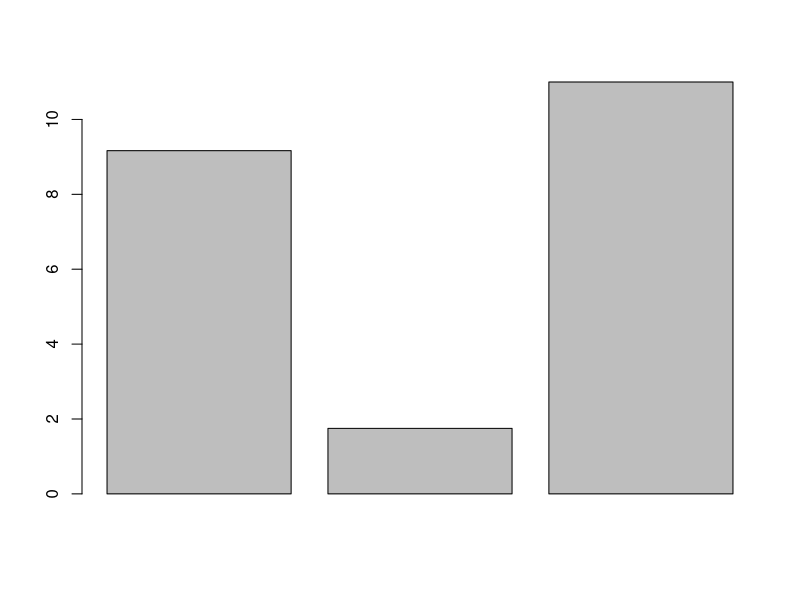
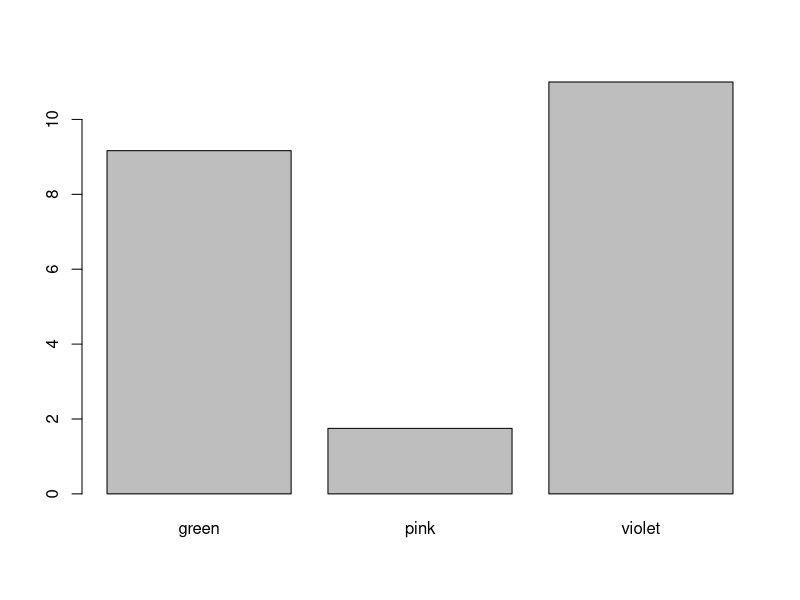
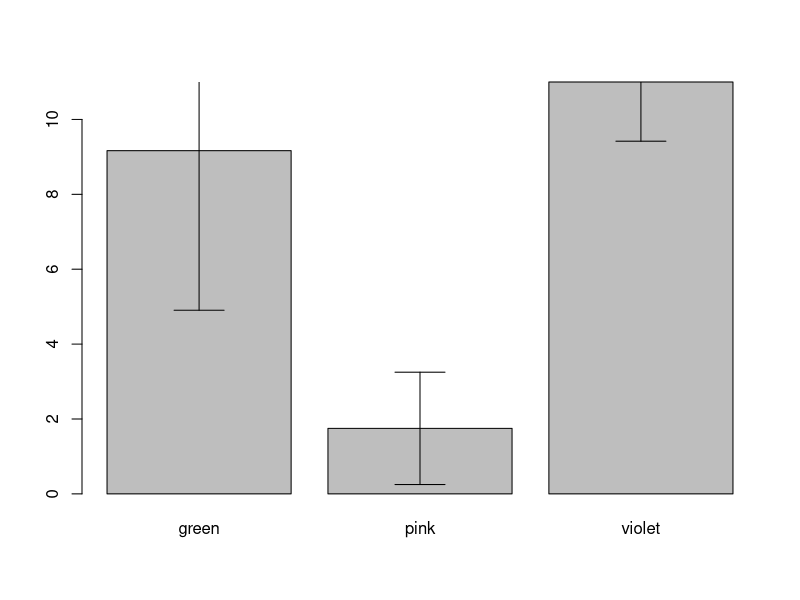
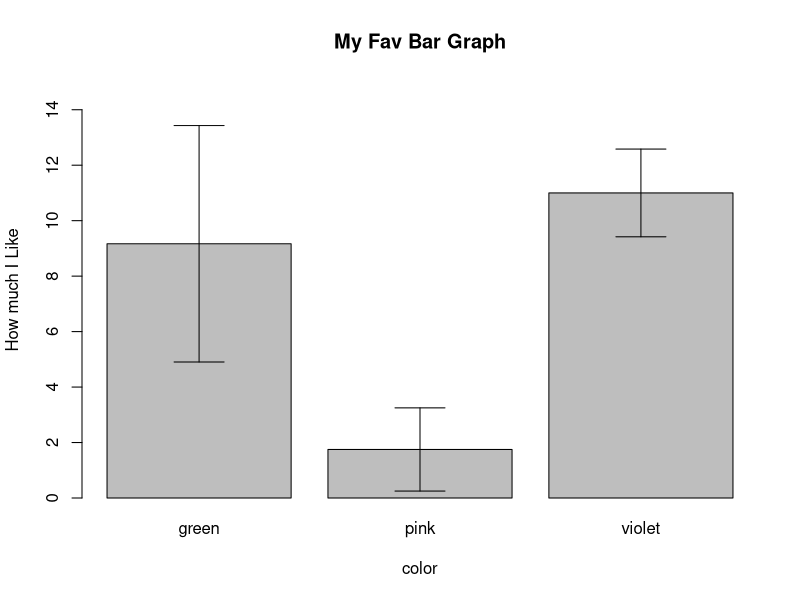

The R source for these figures, in order: (Note: this script raises an error after producing the figures.)
# With the data frame you created last week you will:

# Create a barplot for one numeric column, grouped by the character vector with 3 unique values
  # Add error bars with mean and standard deviation to the plot
  # Change the x and y labels and add a title
  # Export the plot as a PDF that is 4 inches wide and 7 inches tall.

# Create a scatter plot between two of your numeric columns.
  # Change the point shape and color to something NOT used in the example.
  # Change the x and y labels and add a title
  # Export the plot as a JPEG by using the "Export" button in the plotting pane.

# Upload both plots with the script used to create them to GitHub.
  # Follow the same file naming format as last week for the script.
  # Name plots as Lastname_barplot or Lastname_scatterplot. Save them to your "plots" folder.

a<-c(1,2,3,4,5,6,7,8,9,10,11,12,13,14,15)
b<-c(1,1,1,4,5,6,7,8,9,10,11,12,13,14,15)
c<-c(1.9,4.3,5,6.8,7.2,8.8,9.93,9.97,10.1,10.3,11.3,12,13,14,15)
d<-c("rug","plant","lamp","rain","blanket","shoe","pillow","laptop","wall","microwave","door","window","stairs","stove","television")
e<-c("pink","pink","pink","pink","green","green","green","green","violet","violet","violet","violet","violet","green","green")

df<- as.data.frame(cbind(a,b,c,d,e))
df

df$a <- as.numeric(as.character(df$a))
df$b <- as.numeric(as.character(df$b))
df$c <- as.numeric(as.character(df$c))

row.names(df) <- df$d
df

df1 <- df[,-4]
df1


#barplot####

df.mean2 <- aggregate(df1$b ~df1$e, FUN = "mean")
df.mean2
colnames(df.mean2) <- c("Factor","Mean")
df.mean2
barplot(df.mean2$Mean)
barplot(df.mean2$Mean, names.arg = df.mean2$Factor)

df.sd <- aggregate(df1$b ~df1$e, FUN = "sd")

colnames(df.sd) <- c("Factor","StanDev")
df.sd

b.plot <- barplot(df.mean2$Mean, names.arg = df.mean2$Factor)

arrows(b.plot, df.mean2$Mean-df.sd$StanDev,
       b.plot, df.mean2$Mean+df.sd$StanDev,angle=90,code=3)

b.plot <- barplot(df.mean2$Mean, names.arg = df.mean2$Factor, ylim = c(0,15))

b.plot<-arrows(b.plot, df.mean2$Mean-df.sd$StanDev,
       b.plot, df.mean2$Mean+df.sd$StanDev,angle=90,code=3)

title(main = "My Fav Bar Graph")
title(xlab = "color", ylab= "How much I Like")

pdf( file = "MyFavoriteBar.pdf", width = 4, height = 7)#So close - needed dev.off() here to make it work. Exported with the wrong dimensions.
par(family = "serif")

plot(df1$b ~ df1$e, xlab = "color", ylab = "How much I Like", main = "My Fav Bar Graph")


#scatterplot####

plot(df1$b ~ df1$c)
plot(df1$b ~ df1$c, xlab = "Explanatory", ylab = "Response")
plot(df1$b ~ df1$c, xlab = "Explanatory", ylab = "Response", main = "My Favorite Scatter Plot")

?pch

colors()

plot(df1$b ~ df1$c, xlab = "Explanation", ylab = "Responses", main = "My Scatter Plot", 
     cex.axis=0.8, cex.main = 1.1, cex.lab = 1.25, pch= 18, col = "orchid3") #Supposed to change the x and y labels...otherwise spot on.



